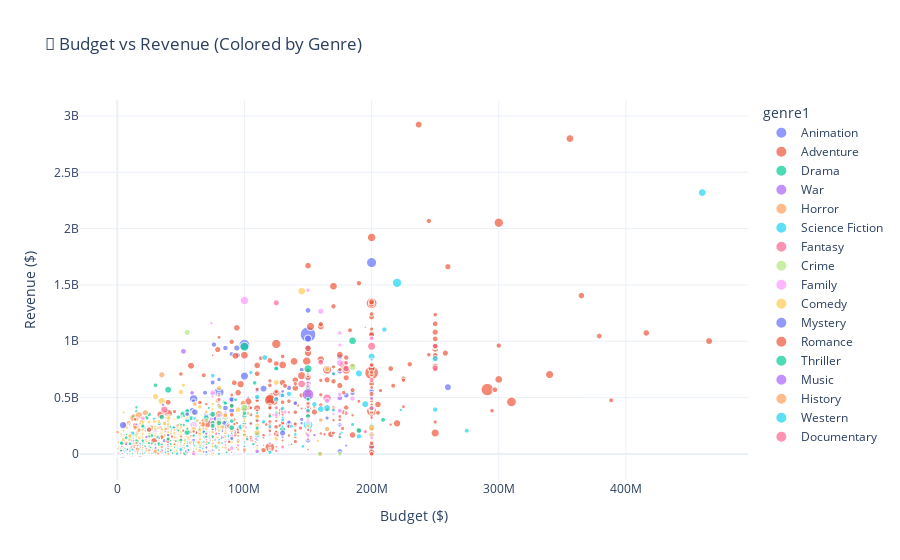

Here is the notebook cell this chart was saved with:
### Code cell
#Option 2

fig1 = px.scatter(
    df_model,
    x='budget',
    y='revenue',
    color='genre1',  # Now it's a string column like 'Comedy', 'Drama'
    size='popularity',
    hover_data=['title'],
    title='💸 Budget vs Revenue (Colored by Genre)',
    labels={'budget': 'Budget ($)', 'revenue': 'Revenue ($)'}
)
fig1.update_layout(template='plotly_white')
fig1.show()

### Figure 1 — Plotly figure (JSON) as saved in the notebook; plotly's stock layout.template omitted (floating-point values rounded to 4 significant figures; data arrays with more than 128 entries replaced by an {"elided": "..."} marker saying what was removed)
{"data": [{"customdata": {"elided": "168x1 str values"}, "hovertemplate": "genre1=Animation<br>Budget ($)=%{x}<br>Revenue ($)=%{y}<br>popularity=%{marker.size}<br>title=%{customdata[0]}<extra></extra>", "legendgroup": "Animation", "marker": {"color": "#636efa", "size": {"elided": "168 float values"}, "sizemode": "area", "sizeref": 0.4561, "symbol": "circle"}, "mode": "markers", "name": "Animation", "showlegend": true, "type": "scattergl", "x": {"elided": "168 int values"}, "xaxis": "x", "y": {"elided": "168 int values"}, "yaxis": "y"}, {"customdata": {"elided": "821x1 str values"}, "hovertemplate": "genre1=Adventure<br>Budget ($)=%{x}<br>Revenue ($)=%{y}<br>popularity=%{marker.size}<br>title=%{customdata[0]}<extra></extra>", "legendgroup": "Adventure", "marker": {"color": "#EF553B", "size": {"elided": "821 float values"}, "sizemode": "area", "sizeref": 0.4561, "symbol": "circle"}, "mode": "markers", "name": "Adventure", "showlegend": true, "type": "scattergl", "x": {"elided": "821 int values"}, "xaxis": "x", "y": {"elided": "821 int values"}, "yaxis": "y"}, {"customdata": {"elided": "711x1 str values"}, "hovertemplate": "genre1=Drama<br>Budget ($)=%{x}<br>Revenue ($)=%{y}<br>popularity=%{marker.size}<br>title=%{customdata[0]}<extra></extra>", "legendgroup": "Drama", "marker": {"color": "#00cc96", "size": {"elided": "711 float values"}, "sizemode": "area", "sizeref": 0.4561, "symbol": "circle"}, "mode": "markers", "name": "Drama", "showlegend": true, "type": "scattergl", "x": {"elided": "711 int values"}, "xaxis": "x", "y": {"elided": "711 int values"}, "yaxis": "y"}, {"customdata": [["Dunkirk"], ["Fury"], ["Civil War"], ["Troy"], ["Guy Ritchie's The Covenant"], ["1917"], ["Pearl Harbor"], ["American Sniper"], ["13 Hours: The Secret Soldiers of Benghazi"], ["Tears of the Sun"], ["The Wall"], ["12 Strong"], ["Lone Survivor"], ["Alexander"], ["The Outpost"], ["Green Zone"], ["War Horse"], ["Cold Mountain"], ["Devotion"], ["Tolkien"], ["Flags of Our Fathers"], ["U-571"], ["The Man with the Iron Heart"], ["The Monuments Men"], ["Danger Close: The Battle of Long Tan"], ["The Water Diviner"], ["Windtalkers"]], "hovertemplate": "genre1=War<br>Budget ($)=%{x}<br>Revenue ($)=%{y}<br>popularity=%{marker.size}<br>title=%{customdata[0]}<extra></extra>", "legendgroup": "War", "marker": {"color": "#ab63fa", "size": [63.34, 18.96, 18.31, 16.21, 14.6, 11.6, 10.62, 10.52, 8.736, 7.481, 7.027, 6.1, 5.954, 5.554, 5.428, 5.332, 5.153, 4.91, 4.833, 4.416, 4.095, 4.011, 3.094, 2.793, 2.639, 2.571, 2.566], "sizemode": "area", "sizeref": 0.4561, "symbol": "circle"}, "mode": "markers", "name": "War", "showlegend": true, "type": "scattergl", "x": [150000000, 68000000, 50000000, 175000000, 55000000, 100000000, 140000000, 58800000, 50000000, 75000000, 3000000, 35000000, 40000000, 155000000, 18000000, 100000000, 66000000, 79000000, 90000000, 20000000, 90000000, 62000000, 32679734, 70000000, 23934823, 22500000, 115000000], "xaxis": "x", "y": [527000000, 211817906, 126542249, 497409852, 21948551, 394638258, 449220945, 542300000, 69411370, 86500000, 4500000, 67450815, 149295601, 167298192, 2133452, 94882889, 177584879, 173013509, 20000000, 8654322, 65900249, 127700000, 4412639, 154984035, 2078370, 15520023, 77600000], "yaxis": "y"}, {"customdata": {"elided": "310x1 str values"}, "hovertemplate": "genre1=Horror<br>Budget ($)=%{x}<br>Revenue ($)=%{y}<br>popularity=%{marker.size}<br>title=%{customdata[0]}<extra></extra>", "legendgroup": "Horror", "marker": {"color": "#FFA15A", "size": {"elided": "310 float values"}, "sizemode": "area", "sizeref": 0.4561, "symbol": "circle"}, "mode": "markers", "name": "Horror", "showlegend": true, "type": "scattergl", "x": {"elided": "310 int values"}, "xaxis": "x", "y": {"elided": "310 int values"}, "yaxis": "y"}, {"customdata": [["Blade Runner 2049"], ["The Avengers"], ["Avatar: The Way of Water"], ["Dune: Part Two"], ["Dune"], ["Transformers: Rise of the Beasts"], ["Guardians of the Galaxy Vol. 2"], ["Kingdom of the Planet of the Apes"], ["Guardians of the Galaxy Vol. 3"], ["Ghost in the Shell"], ["Venom"], ["Poor Things"], ["The Creator"], ["Solo: A Star Wars Story"], ["Teenage Mutant Ninja Turtles"], ["Alien: Covenant"], ["Eternals"], ["The Matrix Resurrections"], ["The Hunger Games: Mockingjay - Part 1"], ["Terminator Genisys"], ["Transformers: Age of Extinction"], ["Venom: Let There Be Carnage"], ["The Incredible Hulk"], ["M3GAN"], ["Eternal Sunshine of the Spotless Mind"], ["A Quiet Place Part II"], ["Annihilation"], ["The Marvels"], ["Predestination"], ["Dark Phoenix"], ["The Hunger Games"], ["Star Trek"], ["Prometheus"], ["Nope"], ["Minority Report"], ["Ant-Man"], ["Maze Runner: The Scorch Trials"], ["Megalopolis"], ["What Happened to Monday"], ["Dawn of the Planet of the Apes"], ["Jupiter Ascending"], ["Predators"], ["Elysium"], ["Gravity"], ["The Predator"], ["Terminator: Dark Fate"], ["Chronicle"], ["Vivarium"], ["RoboCop"], ["Moonfall"], ["Gemini Man"], ["Maze Runner: The Death Cure"], ["The Butterfly Effect"], ["Fantastic Four: Rise of the Silver Surfer"], ["Zathura: A Space Adventure"], ["Hulk"], ["District 9"], ["Mr. Nobody"], ["The Purge"], ["Godzilla: King of the Monsters"], ["Surrogates"], ["The 5th Wave"], ["The Core"], ["The Adjustment Bureau"], ["Anon"], ["Ender's Game"], ["Superman Returns"], ["Riddick"], ["Skyline"], ["The 6th Day"], ["Transformers: Revenge of the Fallen"], ["Code 8"], ["Serenity"], ["The Endless"], ["Moon"], ["Æon Flux"], ["Battle: Los Angeles"], ["Sunshine"], ["After Earth"], ["Kin"], ["Dark Skies"], ["The New Mutants"], ["Crimes of the Future"], ["I.S.S."], ["Freaks"], ["Voyagers"], ["High Life"], ["The Time Machine"], ["Project Gemini"], ["Star Trek: Nemesis"], ["Replicas"], ["Captive State"], ["Push"], ["Battlefield Earth"], ["Ultraviolet"], ["Ad Astra"], ["Hot Tub Time Machine"], ["Songbird"], ["Cosmic Sin"], ["K-PAX"], ["Primer"], ["S1m0ne"], ["Self/less"], ["Don't Let Go"], ["Outlander"], ["Skylines"], ["Frequency"], ["Stealth"], ["Revolt"], ["Prospect"], ["Mission to Mars"], ["Occupation: Rainfall"], ["The Astronaut Farmer"], ["Project Almanac"], ["I Origins"], ["The Recall"], ["Robot & Frank"]], "hovertemplate": "genre1=Science Fiction<br>Budget ($)=%{x}<br>Revenue ($)=%{y}<br>popularity=%{marker.size}<br>title=%{customdata[0]}<extra></extra>", "legendgroup": "Science Fiction", "marker": {"color": "#19d3f3", "size": [44.45, 40.09, 27.7, 23.95, 23.94, 23.21, 22.97, 21.33, 17.9, 17.14, 16.42, 14.87, 14.8, 14.68, 14.36, 14.06, 13.91, 13.86, 13.67, 13.36, 13.34, 13.01, 12.98, 12.72, 12.64, 12.39, 12.32, 12.32, 12.18, 11.52, 10.88, 10.59, 10.19, 10.17, 9.593, 9.519, 9.009, 8.802, 8.8, 8.778, 8.653, 8.41, 8.274, 7.942, 7.903, 7.798, 7.758, 7.648, 7.572, 7.509, 7.501, 6.863, 6.831, 6.813, 6.791, 6.758, 6.668, 6.653, 6.642, 6.44, 6.379, 6.299, 5.977, 5.961, 5.719, 5.714, 5.567, 5.507, 5.291, 5.25, 4.955, 4.875, 4.687, 4.642, 4.632, 4.485, 4.356, 4.161, 4.114, 4.018, 3.938, 3.707, 3.685, 3.62, 3.537, 3.486, 3.483, 3.48, 3.476, 3.465, 3.421, 3.419, 3.378, 3.316, 3.31, 3.292, 3.186, 3.146, 3.073, 3.025, 3.016, 2.996, 2.899, 2.89, 2.797, 2.791, 2.68, 2.632, 2.614, 2.602, 2.462, 2.425, 2.349, 2.349, 2.343, 2.249, 2.24], "sizemode": "area", "sizeref": 0.4561, "symbol": "circle"}, "mode": "markers", "name": "Science Fiction", "showlegend": true, "type": "scattergl", "x": [150000000, 220000000, 460000000, 190000000, 165000000, 195000000, 200000000, 160000000, 250000000, 110000000, 116000000, 35000000, 80000000, 250000000, 125000000, 97000000, 200000000, 190000000, 125000000, 155000000, 210000000, 110000000, 150000000, 12000000, 20000000, 55000000, 40000000, 274800000, 5500000, 200000000, 75000000, 150000000, 130000000, 68000000, 102000000, 130000000, 61000000, 120000000, 20000000, 170000000, 176000000, 40000000, 115000000, 105000000, 88000000, 185000000, 15000000, 4000000, 120000000, 146000000, 140000000, 62000000, 13000000, 130000000, 65000000, 137000000, 30000000, 47000000, 3000000, 170000000, 80000000, 38000000, 60000000, 50200000, 20000000, 110000000, 223000000, 38000000, 10500000, 82000000, 200000000, 15000000, 39000000, 1000000, 5000000, 62000000, 70000000, 50000000, 130000000, 30000000, 3500000, 67000000, 27000000, 13800000, 2000, 20000000, 8933400, 80000000, 6000000, 60000000, 30000000, 25000000, 38000000, 44000000, 30000000, 87500000, 36000000, 2500000, 20000000, 48000000, 7000, 10000000, 26000000, 5000000, 50000000, 70000000, 31000000, 135000000, 4000000, 4000000, 90000000, 25000000, 13000000, 12000000, 1000000, 5000000, 2500000], "xaxis": "x", "y": [259239658, 1518815515, 2320250281, 714444358, 407573628, 441381193, 863756051, 397378150, 845600000, 169801921, 856085151, 117607117, 104272136, 392952373, 485004754, 240891763, 402064899, 156497322, 755356711, 440603537, 1104054072, 506863592, 264770996, 181796517, 72258126, 297372261, 43070915, 206136825, 4942449, 252442974, 694394724, 386839614, 403354469, 170823080, 358372926, 519311965, 312296056, 13857002, 27975429, 710644566, 184000000, 127200000, 286140700, 723192705, 160542134, 261119292, 145000000, 488000, 242688965, 67319703, 173469516, 288175335, 96800000, 301913131, 65079104, 245360480, 210888950, 2331721, 91266581, 387300138, 122444772, 109906372, 74208267, 127900000, 1197741, 125537191, 391081192, 98337295, 66984887, 96085477, 836303693, 157209, 38869464, 956425, 9760104, 53321673, 211800000, 34800000, 243843127, 10023153, 25174316, 49169594, 4551565, 6605079, 368410, 4298184, 2133033, 123700000, 211674, 67336470, 8100000, 8808611, 49678401, 29725663, 31070211, 127461872, 64780213, 1000000, 349757, 50315140, 545436, 19576023, 31807156, 5300000, 7033683, 170581, 68106245, 76932943, 24416, 22777, 60900000, 331091, 11130889, 33200000, 481234, 1319566, 3325038], "yaxis": "y"}, {"customdata": [["How to Train Your Dragon"], ["Doctor Strange in the Multiverse of Madness"], ["How to Train Your Dragon 2"], ["Twilight"], ["Underworld: Blood Wars"], ["Maleficent"], ["The Dark Tower"], ["Harry Potter and the Deathly Hallows: Part 2"], ["Thor: Love and Thunder"], ["Shrek the Third"], ["Donnie Darko"], ["Constantine"], ["The Hobbit: The Desolation of Smaug"], ["Damsel"], ["Fantastic Beasts: The Crimes of Grindelwald"], ["Fantastic Beasts: The Secrets of Dumbledore"], ["Ghostbusters: Frozen Empire"], ["Ghostbusters: Afterlife"], ["Jungle Cruise"], ["Fantastic Beasts and Where to Find Them"], ["Hellboy"], ["The Watchers"], ["Miss Peregrine's Home for Peculiar Children"], ["The Lovely Bones"], ["The Mummy"], ["Knights of the Zodiac"], ["Wrath of the Titans"], ["Jack the Giant Slayer"], ["Bruce Almighty"], ["Daredevil"], ["R.I.P.D."], ["Hancock"], ["Immortals"], ["Hellboy: The Crooked Man"], ["Underworld: Awakening"], ["Hansel & Gretel: Witch Hunters"], ["The Smurfs 2"], ["Oz the Great and Powerful"], ["The Last Witch Hunter"], ["The Legend of Tarzan"], ["Underworld: Evolution"], ["Midnight in Paris"], ["Underworld"], ["Home"], ["The Sorcerer's Apprentice"], ["Hellboy"], ["Chaos Walking"], ["Hellboy II: The Golden Army"], ["Mary Poppins Returns"], ["The League of Extraordinary Gentlemen"], ["Blade II"], ["The Mortal Instruments: City of Bones"], ["Nanny McPhee"], ["The Kid"], ["Sorry to Bother You"], ["Pan"], ["Underworld: Rise of the Lycans"], ["The Santa Clause 2"], ["Evan Almighty"], ["Son of the Mask"], ["Enter the Void"], ["The Illusionist"], ["The Covenant"], ["Drive Angry"], ["Eragon"], ["The Ant Bully"], ["Cats"], ["The Nutcracker and the Four Realms"], ["A Monster Calls"], ["Bedazzled"], ["Aquamarine"], ["Penelope"], ["If Only"], ["Don't Be Afraid of the Dark"], ["Mandy"], ["Ghosts of Girlfriends Past"], ["The Odd Life of Timothy Green"], ["Youth Without Youth"], ["The King's Daughter"], ["Bedtime Stories"], ["Where the Wild Things Are"], ["The Invisible"], ["Beautiful Creatures"], ["Into the Woods"], ["The Order"], ["MirrorMask"]], "hovertemplate": "genre1=Fantasy<br>Budget ($)=%{x}<br>Revenue ($)=%{y}<br>popularity=%{marker.size}<br>title=%{customdata[0]}<extra></extra>", "legendgroup": "Fantasy", "marker": {"color": "#FF6692", "size": [34.29, 29.82, 27.97, 25.0, 22.58, 20.19, 19.23, 19.05, 17.52, 15.34, 14.52, 13.7, 13.18, 12.18, 11.4, 11.06, 10.99, 10.91, 9.819, 9.682, 8.603, 8.533, 8.474, 8.37, 8.227, 8.055, 8.041, 7.976, 7.738, 7.668, 7.538, 7.5, 7.289, 7.271, 6.925, 6.879, 6.724, 6.667, 6.665, 6.614, 6.537, 6.291, 6.225, 6.171, 6.119, 6.002, 5.679, 5.586, 5.549, 5.293, 5.21, 4.908, 4.825, 4.797, 4.755, 4.685, 4.622, 4.618, 4.498, 4.481, 4.346, 4.201, 4.194, 4.178, 4.175, 3.984, 3.97, 3.893, 3.629, 3.375, 3.318, 3.115, 3.055, 3.017, 2.962, 2.878, 2.833, 2.827, 2.732, 2.713, 2.669, 2.646, 2.596, 2.381, 2.22, 2.134], "sizemode": "area", "sizeref": 0.4561, "symbol": "circle"}, "mode": "markers", "name": "Fantasy", "showlegend": true, "type": "scattergl", "x": [165000000, 200000000, 145000000, 37000000, 35000000, 180000000, 60000000, 125000000, 250000000, 160000000, 4500000, 100000000, 250000000, 60000000, 200000000, 200000000, 100000000, 75000000, 200000000, 180000000, 50000000, 30000000, 110000000, 65000000, 125000000, 60000000, 150000000, 195000000, 80000000, 78000000, 130000000, 150000000, 75000000, 20000000, 70000000, 50000000, 105000000, 200000000, 90000000, 180000000, 50000000, 17000000, 22000000, 135000000, 150000000, 66000000, 125000000, 85000000, 130000000, 78000000, 54000000, 60000000, 25000000, 65000000, 3200000, 150000000, 35000000, 65000000, 175000000, 84000000, 13000000, 16500000, 20000000, 50000000, 100000000, 50000000, 95000000, 120000000, 43000000, 48000000, 12000000, 15000000, 532673, 25000000, 6000000, 37500000, 25000000, 1000000, 40500000, 80000000, 100000000, 30000000, 60000000, 50000000, 35000000, 4000000], "xaxis": "x", "y": [494879471, 955775804, 621537519, 393616788, 81093313, 758539785, 113231078, 1341511219, 760900000, 813367380, 7500000, 230900000, 958400000, 5000, 654900000, 407200000, 201967521, 204334455, 220889446, 809342332, 55065289, 51147812, 296482446, 93600000, 409231607, 7000000, 301970083, 197700000, 484592874, 179179718, 61600000, 629400000, 226904017, 2014050, 160112671, 226349749, 347434178, 491868548, 146936910, 356743061, 111476513, 151119219, 95708457, 368871007, 215300000, 99318987, 26508132, 160388063, 348807090, 179265204, 155010032, 95396573, 123276807, 110317580, 18200000, 128388320, 92158961, 172842355, 174440724, 59918422, 754249, 87892388, 37597471, 40909909, 250425512, 55200000, 77276321, 173961069, 47309313, 90383208, 23006849, 21156270, 3000000, 36993168, 1653784, 102366815, 56012642, 2624759, 2200000, 212874864, 100140916, 26810113, 60052138, 212902372, 11600000, 973613], "yaxis": "y"}, {"customdata": {"elided": "158x1 str values"}, "hovertemplate": "genre1=Crime<br>Budget ($)=%{x}<br>Revenue ($)=%{y}<br>popularity=%{marker.size}<br>title=%{customdata[0]}<extra></extra>", "legendgroup": "Crime", "marker": {"color": "#B6E880", "size": {"elided": "158 float values"}, "sizemode": "area", "sizeref": 0.4561, "symbol": "circle"}, "mode": "markers", "name": "Crime", "showlegend": true, "type": "scattergl", "x": {"elided": "158 int values"}, "xaxis": "x", "y": {"elided": "158 int values"}, "yaxis": "y"}, {"customdata": [["The Super Mario Bros. Movie"], ["The Garfield Movie"], ["Coco"], ["Beauty and the Beast"], ["Paddington in Peru"], ["Madagascar"], ["The Bad Guys"], ["Maleficent: Mistress of Evil"], ["Wreck-It Ralph"], ["Cars 3"], ["Alice in Wonderland"], ["PAW Patrol: The Mighty Movie"], ["The Day the Earth Blew Up: A Looney Tunes Movie"], ["Wonder"], ["Frozen II"], ["Toy Story 4"], ["Bee Movie"], ["The SpongeBob SquarePants Movie"], ["Harold and the Purple Crayon"], ["PAW Patrol: The Movie"], ["Ralph Breaks the Internet"], ["The SpongeBob Movie: Sponge on the Run"], ["Trolls World Tour"], ["Dora and the Lost City of Gold"], ["The Spiderwick Chronicles"], ["Space Jam: A New Legacy"], ["Penguins of Madagascar"], ["How the Grinch Stole Christmas"], ["Trolls"], ["Over the Hedge"], ["The SpongeBob Movie: Sponge Out of Water"], ["Madagascar: Escape 2 Africa"], ["The Jungle Book"], ["Onward"], ["The Angry Birds Movie 2"], ["The Cat in the Hat"], ["Clifford the Big Red Dog"], ["Miracles from Heaven"], ["Like Mike"], ["Sinbad: Legend of the Seven Seas"], ["Roald Dahl's Matilda the Musical"], ["Freaky Friday"], ["The Wild"], ["Spy Kids"], ["Abominable"], ["Minions"], ["Spy Kids 2: The Island of Lost Dreams"], ["Cats & Dogs: The Revenge of Kitty Galore"], ["RV"], ["The Lizzie McGuire Movie"], ["The Grinch"], ["ParaNorman"], ["The Road to El Dorado"], ["Smurfs: The Lost Village"], ["August Rush"], ["Dumbo"], ["The Addams Family"], ["My Spy"], ["Speed Racer"], ["Soul Surfer"], ["A Dog's Journey"], ["The Wolf and the Lion"], ["Mr. Bean's Holiday"], ["Diary of a Wimpy Kid: Rodrick Rules"], ["The Lego Ninjago Movie"], ["Spy Kids: All the Time in the World"], ["The Muppets"], ["Peter Rabbit 2: The Runaway"], ["Lady and the Tramp"], ["My Little Pony: The Movie"], ["Gulliver's Travels"], ["Smallfoot"], ["Sleepover"], ["Missing Link"], ["Dolittle"], ["Ella Enchanted"], ["Kicking & Screaming"], ["Spy Kids 3-D: Game Over"], ["Alvin and the Chipmunks: The Road Chip"], ["Underdog"], ["Playing with Fire"], ["Captain Underpants: The First Epic Movie"], ["Zoom"], ["The Son of Bigfoot"], ["The Water Horse"], ["Marmaduke"], ["Stuart Little 2"], ["Early Man"], ["The Secret Life of Bees"], ["Jimmy Neutron: Boy Genius"], ["Pooh's Heffalump Movie"], ["A Street Cat Named Bob"], ["Catch That Kid"], ["Nancy Drew"], ["Furry Vengeance"], ["Rugrats in Paris: The Movie"], ["Are We There Yet?"], ["G-Force"], ["102 Dalmatians"], ["Middle School: The Worst Years of My Life"], ["Shaun the Sheep Movie"], ["The Jungle Book 2"], ["Cats & Dogs"], ["Valiant"], ["Shorts"], ["Playmobil: The Movie"], ["Because of Winn-Dixie"], ["Ice Princess"]], "hovertemplate": "genre1=Family<br>Budget ($)=%{x}<br>Revenue ($)=%{y}<br>popularity=%{marker.size}<br>title=%{customdata[0]}<extra></extra>", "legendgroup": "Family", "marker": {"color": "#FF97FF", "size": [33.41, 24.6, 22.7, 18.65, 17.59, 15.11, 14.43, 13.01, 12.86, 12.31, 12.27, 12.25, 12.0, 11.56, 10.85, 10.48, 9.982, 9.972, 9.875, 9.4, 9.351, 9.305, 9.289, 9.111, 9.036, 8.925, 8.861, 8.373, 8.166, 8.139, 7.96, 7.818, 7.792, 7.598, 7.547, 7.212, 6.878, 6.502, 6.472, 6.354, 6.347, 6.273, 6.187, 6.167, 6.048, 6.036, 6.022, 5.961, 5.961, 5.912, 5.845, 5.776, 5.767, 5.5, 5.333, 5.277, 5.127, 5.053, 4.968, 4.875, 4.862, 4.74, 4.739, 4.62, 4.551, 4.519, 4.483, 4.452, 4.433, 4.4, 4.284, 4.253, 4.159, 4.159, 4.136, 3.801, 3.751, 3.69, 3.685, 3.558, 3.51, 3.43, 3.388, 3.254, 3.095, 3.044, 2.996, 2.985, 2.98, 2.95, 2.856, 2.845, 2.718, 2.658, 2.638, 2.589, 2.586, 2.549, 2.531, 2.529, 2.499, 2.483, 2.467, 2.464, 2.36, 2.302, 2.247, 2.235], "sizemode": "area", "sizeref": 0.4561, "symbol": "circle"}, "mode": "markers", "name": "Family", "showlegend": true, "type": "scattergl", "x": [100000000, 60000000, 175000000, 160000000, 90000000, 75000000, 80000000, 185000000, 165000000, 175000000, 200000000, 30000000, 15000000, 20000000, 150000000, 175000000, 150000000, 30000000, 40000000, 26000000, 175000000, 60000000, 90000000, 49000000, 90000000, 150000000, 132000000, 123000000, 125000000, 80000000, 74000000, 150000000, 175000000, 200000000, 65000000, 109000000, 64000000, 16000000, 30000000, 60000000, 25000000, 26000000, 80000000, 35000000, 75000000, 74000000, 38000000, 85000000, 50000000, 17000000, 75000000, 60000000, 95000000, 60000000, 25000000, 170000000, 40000000, 18000000, 120000000, 18000000, 16000000, 11900000, 25000000, 21000000, 70000000, 27000000, 45000000, 45000000, 60000000, 6000000, 112000000, 80000000, 10000000, 100000000, 175000000, 31000000, 45000000, 38000000, 90000000, 25000000, 29900000, 38000000, 75600000, 30000000, 40000000, 50000000, 120000000, 50000000, 11000000, 25000000, 20000000, 8000000, 18000000, 20000000, 35000000, 30000000, 32000000, 150000000, 85000000, 8500000, 25000000, 20000000, 60000000, 35000000, 40000000, 75000000, 14000000, 25000000], "xaxis": "x", "y": [1362000000, 254907482, 807816196, 1266115964, 209470312, 542064525, 250162278, 491730089, 471222889, 383925276, 1025467110, 202231360, 15070926, 315025930, 1453683476, 1073841394, 287594577, 140161792, 32227855, 144327371, 529323962, 4700000, 49276818, 120600000, 164200000, 163692228, 373515621, 345800000, 347337803, 343397247, 311594032, 603900354, 966550600, 141940042, 137792047, 133800000, 107347356, 74000000, 62300000, 80767884, 37289659, 160846332, 102338515, 147934180, 190304772, 1159457503, 119723358, 112483764, 87528173, 55534455, 508600000, 107139399, 76400000, 197183546, 66122026, 353284621, 204394183, 10200000, 93900000, 47088990, 78871079, 15300000, 232225908, 72526996, 123081555, 85564310, 165184237, 153000000, 51000000, 61294644, 237382724, 214115531, 10143022, 26565710, 251410631, 27400000, 56070433, 197101678, 233755553, 65270477, 69412425, 125427681, 12506188, 46372519, 103967384, 83761844, 169956806, 53431158, 38105395, 80936232, 52900000, 17900000, 16951702, 30715465, 36236710, 103291131, 97918663, 292817841, 183611771, 23316139, 106209378, 135700000, 93375151, 61746888, 29000000, 1630000, 32645546, 27645491], "yaxis": "y"}, {"customdata": {"elided": "655x1 str values"}, "hovertemplate": "genre1=Comedy<br>Budget ($)=%{x}<br>Revenue ($)=%{y}<br>popularity=%{marker.size}<br>title=%{customdata[0]}<extra></extra>", "legendgroup": "Comedy", "marker": {"color": "#FECB52", "size": {"elided": "655 float values"}, "sizemode": "area", "sizeref": 0.4561, "symbol": "circle"}, "mode": "markers", "name": "Comedy", "showlegend": true, "type": "scattergl", "x": {"elided": "655 int values"}, "xaxis": "x", "y": {"elided": "655 int values"}, "yaxis": "y"}, {"customdata": [["Get Out"], ["Gone Girl"], ["Watchmen"], ["Blink Twice"], ["Memento"], ["Scooby-Doo"], ["Murder on the Orient Express"], ["Game Night"], ["Death on the Nile"], ["A Haunting in Venice"], ["Vanilla Sky"], ["Nerve"], ["Identity"], ["Inferno"], ["See How They Run"], ["The Crazies"], ["Hypnotic"], ["House of Wax"], ["Amsterdam"], ["Stay"], ["Sky Captain and the World of Tomorrow"], ["Eagle Eye"], ["Odd Thomas"], ["The Fourth Kind"], ["The Guest"], ["The X Files: I Want to Believe"], ["Paper Towns"], ["Reminiscence"], ["Femme Fatale"], ["Poolman"], ["Secret Window"], ["Dream House"], ["Joe Dirt"], ["Joy Ride"], ["Scooby-Doo 2: Monsters Unleashed"], ["Mindhunters"], ["Vanishing on 7th Street"], ["Flypaper"], ["The Deep End"]], "hovertemplate": "genre1=Mystery<br>Budget ($)=%{x}<br>Revenue ($)=%{y}<br>popularity=%{marker.size}<br>title=%{customdata[0]}<extra></extra>", "legendgroup": "Mystery", "marker": {"color": "#636efa", "size": [25.26, 19.7, 16.87, 16.28, 12.85, 9.537, 9.399, 8.498, 8.328, 7.469, 7.158, 6.265, 5.622, 5.475, 5.455, 5.154, 5.021, 5.012, 4.938, 4.673, 4.466, 4.36, 4.353, 4.31, 4.202, 3.761, 3.37, 3.161, 3.059, 2.966, 2.712, 2.672, 2.62, 2.53, 2.473, 2.356, 2.329, 2.301, 2.19], "sizemode": "area", "sizeref": 0.4561, "symbol": "circle"}, "mode": "markers", "name": "Mystery", "showlegend": true, "type": "scattergl", "x": [4500000, 61000000, 130000000, 20000000, 9000000, 84000000, 55000000, 37000000, 90000000, 60000000, 68000000, 19000000, 28000000, 75000000, 40000000, 20000000, 70000000, 40000000, 80000000, 50000000, 70000000, 80000000, 27000000, 10000000, 5000000, 30000000, 12000000, 68000000, 35000000, 10000000, 40000000, 50000000, 17700000, 23000000, 80000000, 27000000, 10000000, 5000000, 3000000], "xaxis": "x", "y": [255407969, 370890259, 185258983, 46393906, 40047236, 275650703, 352800000, 117501013, 137307235, 121400000, 203388341, 85241496, 90259536, 220021259, 21921551, 54956140, 16014123, 68766121, 31245810, 8342132, 57958696, 178800000, 1149267, 47709193, 2700051, 69363381, 85500000, 18717947, 16800000, 158933, 92900000, 39984400, 30987695, 36642838, 181466833, 21100000, 1671196, 3142154, 10031529], "yaxis": "y"}, {"customdata": [["After"], ["Cinderella"], ["The Notebook"], ["Corpse Bride"], ["Her"], ["We Live in Time"], ["Anyone But You"], ["After We Collided"], ["Beautiful Disaster"], ["Flipped"], ["After Ever Happy"], ["After Everything"], ["Call Me by Your Name"], ["Five Feet Apart"], ["Friends with Benefits"], ["Redeeming Love"], ["After We Fell"], ["Waves"], ["Secretary"], ["The Age of Adaline"], ["Fly Me to the Moon"], ["All of Us Strangers"], ["She's Out of My League"], ["Marry Me"], ["The Fault in Our Stars"], ["Forever My Girl"], ["Overboard"], ["Two Weeks Notice"], ["Monster-in-Law"], ["Midnight Sun"], ["Carol"], ["Bones and All"], ["What to Expect When You're Expecting"], ["The Break-Up"], ["Cinderella Man"], ["Focus"], ["Punch-Drunk Love"], ["The Space Between Us"], ["Pride and Prejudice and Zombies"], ["The Wedding Date"], ["Failure to Launch"], ["Every Day"], ["The DUFF"], ["Love Again"], ["Becoming Jane"], ["Shortbus"], ["The Next Three Days"], ["Leap Year"], ["Sing Street"], ["If Beale Street Could Talk"], ["Soul Plane"], ["Brooklyn"], ["Rules Don't Apply"], ["The House Bunny"], ["All My Life"], ["Step Up All In"], ["Second Act"], ["Julie & Julia"], ["Under the Tuscan Sun"], ["I Don't Know How She Does It"], ["Fifty Shades of Black"], ["Beastly"], ["Song to Song"], ["Upside Down"], ["Ironclad"], ["My Big Fat Greek Wedding 2"], ["What Happens Later"], ["Freeheld"], ["Two Night Stand"], ["Book Club"], ["Accidental Love"], ["Brown Sugar"], ["Return to Me"], ["Just Married"], ["The Painted Veil"], ["The Man Who Cried"], ["The Quiet American"], ["Before Midnight"], ["Film Stars Don't Die in Liverpool"], ["The Celestine Prophecy"], ["Grace of Monaco"], ["My Best Friend's Girl"], ["Duplicity"], ["Head Over Heels"], ["Destination Wedding"]], "hovertemplate": "genre1=Romance<br>Budget ($)=%{x}<br>Revenue ($)=%{y}<br>popularity=%{marker.size}<br>title=%{customdata[0]}<extra></extra>", "legendgroup": "Romance", "marker": {"color": "#EF553B", "size": [23.69, 20.02, 19.34, 15.26, 13.38, 13.15, 13.07, 12.52, 11.74, 11.52, 11.44, 11.34, 11.28, 10.16, 9.489, 9.229, 7.525, 7.307, 7.271, 7.025, 6.511, 6.424, 6.281, 6.268, 6.147, 5.715, 5.687, 5.519, 5.415, 5.38, 5.338, 5.254, 5.223, 5.192, 5.183, 4.991, 4.966, 4.562, 4.434, 4.405, 4.314, 4.273, 4.231, 4.213, 4.202, 4.148, 4.135, 3.972, 3.96, 3.955, 3.849, 3.733, 3.675, 3.659, 3.603, 3.565, 3.543, 3.485, 3.382, 3.37, 3.267, 3.264, 3.212, 3.204, 3.168, 3.162, 2.887, 2.788, 2.77, 2.738, 2.592, 2.538, 2.534, 2.525, 2.513, 2.492, 2.492, 2.432, 2.355, 2.327, 2.296, 2.276, 2.179, 2.149, 2.136], "sizemode": "area", "sizeref": 0.4561, "symbol": "circle"}, "mode": "markers", "name": "Romance", "showlegend": true, "type": "scattergl", "x": [14000000, 95000000, 29000000, 40000000, 23000000, 20000000, 25000000, 14000000, 25000000, 14000000, 14000000, 14000000, 3500000, 7000000, 35000000, 30000000, 14000000, 6000000, 4000000, 25000000, 100000000, 5000000, 20000000, 23000000, 14000000, 3500000, 12000000, 60000000, 43000000, 2800000, 11800000, 16000000, 40000000, 52000000, 88000000, 50100000, 25000000, 30000000, 28000000, 15000000, 50000000, 4900000, 8500000, 9000000, 16500000, 2000000, 30000000, 19000000, 4000000, 12000000, 16000000, 11000000, 25000000, 25000000, 25000000, 45000000, 16000000, 40000000, 18000000, 24000000, 20000000, 17000000, 10000000, 60000000, 25000000, 18000000, 3000000, 7000000, 1645000, 10000000, 26000000, 8000000, 24000000, 18000000, 19400000, 20170000, 30000000, 3000000, 10000000, 10000000, 30000000, 20000000, 60000000, 14000000, 7000000], "xaxis": "x", "y": [69497587, 543514353, 115600000, 118133252, 47351251, 37182814, 214891370, 47990414, 6850036, 4324817, 19238073, 10644463, 43143046, 92600000, 149500000, 9464198, 21753705, 2576990, 9300000, 65663276, 42247783, 14864960, 49800000, 44000000, 307166834, 16367326, 91244913, 199043242, 154749918, 27365467, 40272135, 15234907, 79700000, 205700000, 108539911, 153962963, 24665649, 14793385, 16457494, 47175038, 130224158, 10400000, 43528634, 10000000, 37311672, 5557564, 67448651, 32686500, 13624522, 20572691, 14800000, 62076141, 3900000, 70442940, 2000000, 86165646, 72282227, 129500000, 58878723, 31410151, 21164799, 43200000, 1710528, 22187813, 5151023, 90632641, 3370345, 573335, 868081, 78720293, 24487, 27362712, 36600000, 101564935, 26910847, 1800000, 27674124, 11176469, 3179847, 615752, 26576000, 41624687, 78176181, 13127022, 2183025], "yaxis": "y"}, {"customdata": {"elided": "152x1 str values"}, "hovertemplate": "genre1=Thriller<br>Budget ($)=%{x}<br>Revenue ($)=%{y}<br>popularity=%{marker.size}<br>title=%{customdata[0]}<extra></extra>", "legendgroup": "Thriller", "marker": {"color": "#00cc96", "size": {"elided": "152 float values"}, "sizemode": "area", "sizeref": 0.4561, "symbol": "circle"}, "mode": "markers", "name": "Thriller", "showlegend": true, "type": "scattergl", "x": {"elided": "152 int values"}, "xaxis": "x", "y": {"elided": "152 int values"}, "yaxis": "y"}, {"customdata": [["Bohemian Rhapsody"], ["Better Man"], ["Dance Flick"], ["Rocketman"], ["Step Up"], ["TÁR"], ["Step Up 2: The Streets"], ["Bob Marley: One Love"], ["Back to Black"], ["A Star Is Born"], ["Strange Magic"], ["I Can Only Imagine"], ["I Still Believe"], ["TAYLOR SWIFT | THE ERAS TOUR"], ["Step Up Revolution"], ["Honey"], ["The Runaways"], ["Fame"], ["Justin Bieber: Never Say Never"], ["Taking Woodstock"], ["The Nutcracker"], ["Music"], ["Chevalier"], ["Jersey Boys"], ["Jem and the Holograms"], ["StreetDance 3D"], ["Battle of the Year"], ["Sparkle"], ["Whitney Houston: I Wanna Dance with Somebody"], ["I Saw the Light"]], "hovertemplate": "genre1=Music<br>Budget ($)=%{x}<br>Revenue ($)=%{y}<br>popularity=%{marker.size}<br>title=%{customdata[0]}<extra></extra>", "legendgroup": "Music", "marker": {"color": "#ab63fa", "size": [15.95, 10.52, 7.123, 6.202, 6.038, 5.815, 5.721, 5.601, 5.424, 5.129, 4.277, 3.985, 3.811, 3.78, 3.346, 3.018, 2.755, 2.727, 2.653, 2.622, 2.528, 2.427, 2.41, 2.342, 2.331, 2.26, 2.257, 2.202, 2.125, 2.114], "sizemode": "area", "sizeref": 0.4561, "symbol": "circle"}, "mode": "markers", "name": "Music", "showlegend": true, "type": "scattergl", "x": [52000000, 110000000, 25000000, 40000000, 12000000, 35000000, 23000000, 70000000, 30000000, 36000000, 100000000, 7000000, 12000000, 15000000, 33000000, 18000000, 10000000, 18000000, 13000000, 30000000, 90000000, 16000000, 35000000, 40000000, 5000000, 5773100, 20000000, 14000000, 50000000, 13000000], "xaxis": "x", "y": [910813521, 22541033, 31439140, 167300000, 114194847, 29048571, 150816700, 180828556, 51001975, 436388866, 13603453, 86086881, 16069730, 261656269, 140470746, 62646763, 2995811, 77211836, 99036827, 9975737, 17177993, 645949, 4200000, 67347013, 2333684, 18144030, 16549477, 24637469, 59800000, 1646788], "yaxis": "y"}, {"customdata": [["Napoleon"], ["Dumb Money"], ["The Iron Claw"], ["The Imitation Game"], ["Les Misérables"], ["The Fire Inside"], ["The Last Duel"], ["Lincoln"], ["Big George Foreman"], ["Reagan"], ["The Favourite"], ["Selma"], ["The Walk"], ["The Return"], ["Young Woman and the Sea"], ["The Apprentice"], ["Ferrari"], ["Cabrini"], ["First Man"], ["A Hidden Life"], ["All Eyez on Me"], ["Chappaquiddick"], ["The Iron Lady"], ["In the Valley of Elah"], ["The Promise"], ["Bonhoeffer: Pastor. Spy. Assassin"], ["Tesla"], ["Escape from Germany"], ["The Professor and the Madman"], ["Parkland"], ["Milk"], ["Thirteen Days"], ["Outlaws - For Greater Glory"]], "hovertemplate": "genre1=History<br>Budget ($)=%{x}<br>Revenue ($)=%{y}<br>popularity=%{marker.size}<br>title=%{customdata[0]}<extra></extra>", "legendgroup": "History", "marker": {"color": "#FFA15A", "size": [14.55, 12.65, 10.82, 10.14, 9.326, 8.441, 7.096, 6.218, 6.121, 5.644, 5.393, 5.157, 5.107, 5.04, 4.824, 4.412, 4.211, 3.992, 3.95, 3.24, 3.169, 3.06, 3.051, 2.968, 2.779, 2.769, 2.676, 2.491, 2.463, 2.463, 2.447, 2.176, 2.144], "sizemode": "area", "sizeref": 0.4561, "symbol": "circle"}, "mode": "markers", "name": "History", "showlegend": true, "type": "scattergl", "x": [165000000, 30000000, 15900000, 14000000, 61000000, 12000000, 100000000, 65000000, 32000000, 25000000, 15000000, 20000000, 35000000, 20000000, 40000000, 16000000, 95000000, 50000000, 70000000, 9000000, 40000000, 34000000, 13000000, 23000000, 90000000, 25000000, 5000000, 1000000, 25000000, 10000000, 20000000, 80000000, 12000000], "xaxis": "x", "y": [220597098, 20703794, 40130232, 233555708, 442636309, 8104331, 30552111, 275300000, 3800000, 30107173, 95918706, 66787908, 61181942, 2106733, 581725, 17271613, 39220516, 20592796, 105713218, 4645140, 44922302, 17904202, 115890792, 29541790, 12448676, 12165702, 459051, 2601719, 4957273, 1412181, 54600000, 34566746, 10173682], "yaxis": "y"}, {"customdata": [["The Revenant"], ["Horizon: An American Saga - Chapter 1"], ["3:10 to Yuma"], ["Hell or High Water"], ["Bone Tomahawk"], ["Open Range"], ["The Sisters Brothers"], ["The Homesman"], ["Hidalgo"], ["The Kid"], ["Seraphim Falls"], ["The Duel"], ["Never Grow Old"]], "hovertemplate": "genre1=Western<br>Budget ($)=%{x}<br>Revenue ($)=%{y}<br>popularity=%{marker.size}<br>title=%{customdata[0]}<extra></extra>", "legendgroup": "Western", "marker": {"color": "#19d3f3", "size": [12.88, 8.523, 5.797, 4.894, 4.699, 4.175, 4.021, 2.898, 2.527, 2.513, 2.503, 2.14, 2.132], "sizemode": "area", "sizeref": 0.4561, "symbol": "circle"}, "mode": "markers", "name": "Western", "showlegend": true, "type": "scattergl", "x": [135000000, 50000000, 55000000, 12000000, 1800000, 22000000, 38000000, 16000000, 100000000, 8000000, 18000000, 10000000, 12000000], "xaxis": "x", "y": [532950503, 38735702, 70000000, 37600000, 475846, 68296293, 13143056, 3442853, 108103450, 1561698, 1220058, 20672, 106796], "yaxis": "y"}, {"customdata": [["The Secret"], ["An Inconvenient Sequel: Truth to Power"], ["Samsara"], ["This Changes Everything"], ["The Beatles: Eight Days a Week - The Touring Years"], ["Chimpanzee"], ["David Lynch: The Art Life"], ["I Am Not Your Negro"]], "hovertemplate": "genre1=Documentary<br>Budget ($)=%{x}<br>Revenue ($)=%{y}<br>popularity=%{marker.size}<br>title=%{customdata[0]}<extra></extra>", "legendgroup": "Documentary", "marker": {"color": "#FF6692", "size": [3.366, 2.464, 2.355, 2.304, 2.213, 2.208, 2.16, 2.145], "sizemode": "area", "sizeref": 0.4561, "symbol": "circle"}, "mode": "markers", "name": "Documentary", "showlegend": true, "type": "scattergl", "x": [3500000, 1000000, 4000000, 64988, 5, 5000000, 179554, 1000000], "xaxis": "x", "y": [65600000, 5398976, 2639616, 125348, 12283800, 34823764, 311470, 7123919], "yaxis": "y"}], "layout": {"legend": {"itemsizing": "constant", "title": {"text": "genre1"}, "tracegroupgap": 0}, "title": {"text": "💸 Budget vs Revenue (Colored by Genre)"}, "xaxis": {"anchor": "y", "domain": [0, 1], "title": {"text": "Budget ($)"}}, "yaxis": {"anchor": "x", "domain": [0, 1], "title": {"text": "Revenue ($)"}}}}
